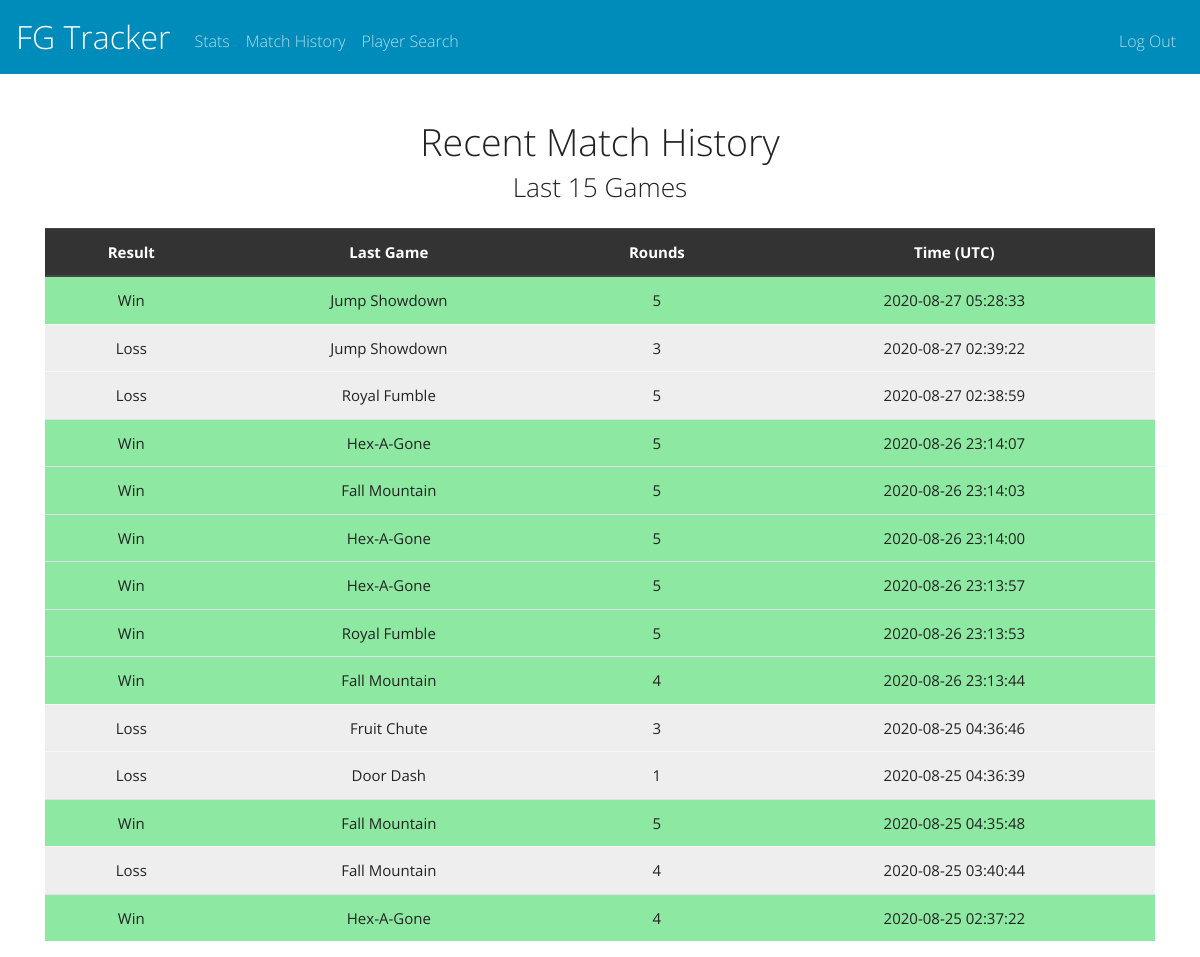
Screenshot of /history (signed in) with the database file from the repository.
### tables this page shows
CREATE TABLE 'history' ('id' INTEGER NOT NULL, 'result' TEXT NOT NULL, 'game' TEXT NOT NULL, 'round' INTEGER NOT NULL, 'datetime' DATETIME);

### application.py (the view)
@app.route("/history", methods=["GET", "POST"])
@login_required
def matchhistory():
    matches = db.execute("SELECT * FROM history WHERE id=:id ORDER BY datetime DESC LIMIT 15", id=session["user_id"])
    return render_template("history.html", matches=matches)

### application.py (called while the page is built)
@app.after_request
def after_request(response):
    response.headers["Cache-Control"] = "no-cache, no-store, must-revalidate"
    response.headers["Expires"] = 0
    response.headers["Pragma"] = "no-cache"
    return response

### helpers.py (called while the page is built)
def login_required(f):
    @wraps(f)
    def decorated_function(*args, **kwargs):
        if session.get("user_id") is None:
            return redirect("/login")
        return f(*args, **kwargs)
    return decorated_function

### templates/history.html (shortened to what this page needs)
{% extends "layout.html" %}
{% block main %}
    <div class="pb-3">
        <h1>Recent Match History</h1>
        <h3>Last 15 Games</h3>
    </div>
    <div class="container">
        <table class="table">
            <thead class="thead-dark">
                <tr>
                    <th>Result</th>
                    <th>Last Game</th>
                    <th>Rounds</th>
                    <th>Time (UTC)</th>
                </tr>
            </thead>
            <tbody>
                {% for match in matches %}
                    {% if match["result"] == "win" %}
                        <tr class="win">
                            <td>{{ match["result"].title() }}</td>
                            <td>{{ match["game"].title() }}</td>
                            <td>{{ match["round"] }}</td>
                            <td>{{ match["datetime"] }}</td>
                        </tr>
                    {% else %}
                        <tr class="table-light">
                            <td>{{ match["result"].title() }}</td>
                            <td>{{ match["game"].title() }}</td>
                            <td>{{ match["round"] }}</td>
                            <td>{{ match["datetime"] }}</td>
                        </tr>
                    {% endif %}
                {% endfor %}
            </tbody>
        </table>
    </div>
{% endblock %}

### static/styles.css (style rules this page uses)
th, td { font-size: 15px; }
.win { background-color: #8de9a2; !important }

### rows the page displays
history: result "Win", game "Jump Showdown", round "5", datetime "2020-08-27 05:28:33"
history: result "Loss", game "Jump Showdown", round "3", datetime "2020-08-27 02:39:22"
history: result "Loss", game "Royal Fumble", round "5", datetime "2020-08-27 02:38:59"
history: result "Win", game "Hex-A-Gone", round "5", datetime "2020-08-26 23:14:07"
history: result "Win", game "Fall Mountain", round "5", datetime "2020-08-26 23:14:03"
history: result "Win", game "Hex-A-Gone", round "5", datetime "2020-08-26 23:14:00"
history: result "Win", game "Hex-A-Gone", round "5", datetime "2020-08-26 23:13:57"
history: result "Win", game "Royal Fumble", round "5", datetime "2020-08-26 23:13:53"
history: result "Win", game "Fall Mountain", round "4", datetime "2020-08-26 23:13:44"
history: result "Loss", game "Fruit Chute", round "3", datetime "2020-08-25 04:36:46"
history: result "Loss", game "Door Dash", round "1", datetime "2020-08-25 04:36:39"
history: result "Win", game "Fall Mountain", round "5", datetime "2020-08-25 04:35:48"
history: result "Loss", game "Fall Mountain", round "4", datetime "2020-08-25 03:40:44"
history: result "Win", game "Hex-A-Gone", round "4", datetime "2020-08-25 02:37:22"
